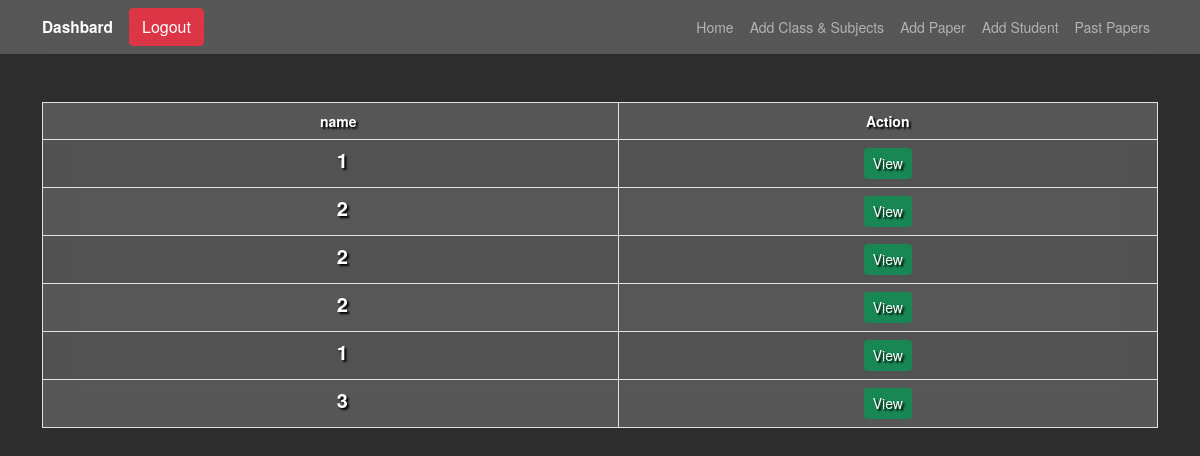
Page /admin/answers.php (signed in) on the committed database.
### tables this page shows
CREATE TABLE `exampaper` (
  `id` int(255) NOT NULL,
  `exam_type` int(1) NOT NULL,
  `name` varchar(50) NOT NULL,
  `Questions` text NOT NULL,
  `subject_id` int(255) NOT NULL,
  `date` text NOT NULL,
  `endTime` text NOT NULL,
  `answers` text NOT NULL,
  `timeLimit` varchar(20) NOT NULL
);

### admin/answers.php (the view, shortened to what this page needs)
<?php require "../db/db.php" ?>
<?php
$cssFiles = "<link rel='stylesheet' href='/assets/css/exam.css' /><link rel='stylesheet' href='/assets/css/exam1.css' />"
?>
<?php include "../includes/header.php" ?>
<div class="app">
	<?php function showPapers($con)
	{ ?>
		<?php include "../includes/navbar-admin.php" ?>
		<div class="container mt-5">
			<div class="table-responsive">
				<table class="table table-striped table-hover table-bordered blurred-bg">
					<thead>
						<tr>
							<th class="ps-4 text-center">name</th>
							<th class="text-center">Action</th>
						</tr>
					</thead>
					<tbody>
						<?php
						$query = mysqli_query($con, "SELECT * FROM `exampaper`");
						?>
						<?php while ($row = mysqli_fetch_assoc($query)) : ?>
							<tr>
								<td>
									<h5 class="fw-bold d-flex align-items-center justify-content-center ps-4 subject">
										<?php echo $row['name'] ?>
									</h5>
								</td>
								<td>
									<div class="d-flex justify-content-center">
										<a class="btn btn-success btn-sm" href="answers.php?id=<?php echo $row['id'] ?>">View</a>
									</div>
								</td>
			</div>
			</tr>
		<?php endwhile; ?>
<?php } ?>
<?php
if (isset($_GET['id'])) {
	showQA($con);
} else {
	showPapers($con);
}
?>
<?php include "../includes/footer.php" ?>

### assets/css/style.css (style rules this page uses)
* { margin: 0; padding: 0; box-sizing: border-box; }
.app { width: 100vw; height: 100vh; background-color: rgba(45, 45, 45); overflow-y: auto; }
h2, h5 { margin: 0; }
.subject { height: 100%; }
.blurred-bg { background: rgba(255, 255, 255, 0.2) !important; backdrop-filter: blur(15px) !important; }
.blurred-bg tr, .blurred-bg td { color: white; text-shadow: 2px 2px 2px #000; font-weight: bold; background-color: transparent; text-align: center; }

### rows in the picture
exampaper: name "1"
exampaper: name "2"
exampaper: name "2"
exampaper: name "2"
exampaper: name "1"
exampaper: name "3"
